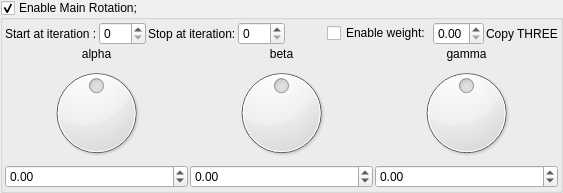
    <widget class="MyGroupBox" name="groupCheck_mandelbulb5_main_rotation3_enabled">
     <property name="title">
      <string>Enable Main Rotation; </string>
     </property>
     <property name="checkable">
      <bool>true</bool>
     </property>
     <layout class="QVBoxLayout" name="verticalLayout_17" stretch="0,0">
      <property name="spacing">
       <number>2</number>
      </property>
      <property name="leftMargin">
       <number>2</number>
      </property>
      <property name="topMargin">
       <number>2</number>
      </property>
      <property name="rightMargin">
       <number>2</number>
      </property>
      <property name="bottomMargin">
       <number>2</number>
      </property>
      <item>
       <layout class="QGridLayout" name="gridLayout_23">
        <item row="0" column="5">
         <widget class="QCheckBox" name="checkBox_mandelbulb5_main_rotation3_weight_enabled">
          <property name="text">
           <string>Enable weight:</string>
          </property>
         </widget>
        </item>
        <item row="0" column="2">
         <widget class="QLabel" name="label_33">
          <property name="text">
           <string>Stop at iteration:</string>
          </property>
         </widget>
        </item>
        <item row="0" column="7">
         <widget class="QLabel" name="label_112">
          <property name="text">
           <string>Copy THREE</string>
          </property>
         </widget>
        </item>
        <item row="0" column="6">
         <widget class="MyDoubleSpinBox" name="spinbox_mandelbulb5_main_rotation3_weight">
          <property name="sizePolicy">
           <sizepolicy hsizetype="Minimum" vsizetype="Maximum">
            <horstretch>0</horstretch>
            <verstretch>0</verstretch>
           </sizepolicy>
          </property>
          <property name="decimals">
           <number>2</number>
          </property>
          <property name="minimum">
           <double>0.000000000000000</double>
          </property>
          <property name="maximum">
           <double>1.000000000000000</double>
          </property>
          <property name="singleStep">
           <double>0.100000000000000</double>
          </property>
         </widget>
        </item>
        <item row="0" column="0">
         <widget class="QLabel" name="label_32">
          <property name="text">
           <string>Start at iteration :</string>
          </property>
         </widget>
        </item>
        <item row="0" column="3">
         <widget class="MySpinBox" name="spinboxInt_mandelbulb5_main_rotation3_stop_iterations">
          <property name="sizePolicy">
           <sizepolicy hsizetype="Minimum" vsizetype="Maximum">
            <horstretch>0</horstretch>
            <verstretch>0</verstretch>
           </sizepolicy>
          </property>
          <property name="maximum">
           <number>250</number>
          </property>
         </widget>
        </item>
        <item row="0" column="1">
         <widget class="MySpinBox" name="spinboxInt_mandelbulb5_main_rotation3_start_iterations">
          <property name="sizePolicy">
           <sizepolicy hsizetype="Minimum" vsizetype="Maximum">
            <horstretch>0</horstretch>
            <verstretch>0</verstretch>
           </sizepolicy>
          </property>
          <property name="maximum">
           <number>250</number>
          </property>
         </widget>
        </item>
        <item row="0" column="4">
         <spacer name="horizontalSpacer_6">
          <property name="orientation">
           <enum>Qt::Horizontal</enum>
          </property>
          <property name="sizeHint" stdset="0">
           <size>
            <width>40</width>
            <height>20</height>
           </size>
          </property>
         </spacer>
        </item>
       </layout>
      </item>
      <item>
       <layout class="QGridLayout" name="gridLayout_24">
        <property name="spacing">
         <number>2</number>
        </property>
        <item row="0" column="2">
         <widget class="QLabel" name="label_56">
          <property name="text">
           <string>gamma</string>
          </property>
          <property name="alignment">
           <set>Qt::AlignCenter</set>
          </property>
         </widget>
        </item>
        <item row="0" column="1">
         <widget class="QLabel" name="label_57">
          <property name="text">
           <string>beta</string>
          </property>
          <property name="alignment">
           <set>Qt::AlignCenter</set>
          </property>
         </widget>
        </item>
        <item row="0" column="0">
         <widget class="QLabel" name="label_58">
          <property name="text">
           <string>alpha</string>
          </property>
          <property name="alignment">
           <set>Qt::AlignCenter</set>
          </property>
         </widget>
        </item>
        <item row="1" column="1">
         <widget class="QDial" name="dial3_mandelbulb5_main_rotation3_y">
          <property name="minimum">
           <number>-18000</number>
          </property>
          <property name="maximum">
           <number>18000</number>
          </property>
          <property name="wrapping">
           <bool>true</bool>
          </property>
         </widget>
        </item>
        <item row="1" column="2">
         <widget class="QDial" name="dial3_mandelbulb5_main_rotation3_z">
          <property name="minimum">
           <number>-18000</number>
          </property>
          <property name="maximum">
           <number>18000</number>
          </property>
          <property name="wrapping">
           <bool>true</bool>
          </property>
         </widget>
        </item>
        <item row="2" column="0">
         <widget class="MyDoubleSpinBox" name="spinboxd3_mandelbulb5_main_rotation3_x">
          <property name="sizePolicy">
           <sizepolicy hsizetype="Minimum" vsizetype="Maximum">
            <horstretch>0</horstretch>
            <verstretch>0</verstretch>
           </sizepolicy>
          </property>
          <property name="prefix">
           <string/>
          </property>
          <property name="suffix">
           <string/>
          </property>
          <property name="decimals">
           <number>2</number>
          </property>
          <property name="minimum">
           <double>-180.000000000000000</double>
          </property>
          <property name="maximum">
           <double>180.000000000000000</double>
          </property>
          <property name="singleStep">
           <double>1.000000000000000</double>
          </property>
         </widget>
        </item>
        <item row="1" column="0">
         <widget class="QDial" name="dial3_mandelbulb5_main_rotation3_x">
          <property name="minimum">
           <number>-18000</number>
          </property>
          <property name="maximum">
           <number>18000</number>
          </property>
          <property name="wrapping">
           <bool>true</bool>
          </property>
         </widget>
        </item>
        <item row="2" column="2">
         <widget class="MyDoubleSpinBox" name="spinboxd3_mandelbulb5_main_rotation3_z">
          <property name="sizePolicy">
           <sizepolicy hsizetype="Minimum" vsizetype="Maximum">
            <horstretch>0</horstretch>
            <verstretch>0</verstretch>
           </sizepolicy>
          </property>
          <property name="prefix">
           <string/>
          </property>
          <property name="suffix">
           <string/>
          </property>
          <property name="decimals">
           <number>2</number>
          </property>
          <property name="minimum">
           <double>-180.000000000000000</double>
          </property>
          <property name="maximum">
           <double>180.000000000000000</double>
          </property>
          <property name="singleStep">
           <double>1.000000000000000</double>
          </property>
         </widget>
        </item>
        <item row="2" column="1">
         <widget class="MyDoubleSpinBox" name="spinboxd3_mandelbulb5_main_rotation3_y">
          <property name="sizePolicy">
           <sizepolicy hsizetype="Minimum" vsizetype="Maximum">
            <horstretch>0</horstretch>
            <verstretch>0</verstretch>
           </sizepolicy>
          </property>
          <property name="prefix">
           <string/>
          </property>
          <property name="suffix">
           <string/>
          </property>
          <property name="decimals">
           <number>2</number>
          </property>
          <property name="minimum">
           <double>-180.000000000000000</double>
          </property>
          <property name="maximum">
           <double>180.000000000000000</double>
          </property>
          <property name="singleStep">
           <double>1.000000000000000</double>
          </property>
         </widget>
        </item>
       </layout>
      </item>
     </layout>
    </widget>
